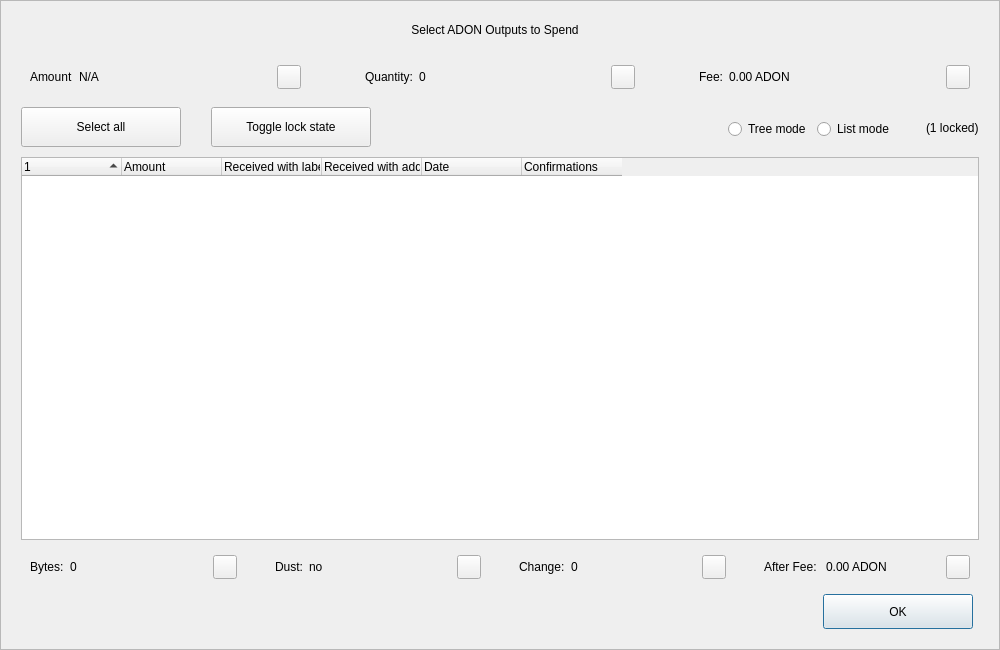
<?xml version="1.0" encoding="UTF-8"?>
<ui version="4.0">
 <class>CoinControlDialog</class>
 <widget class="QDialog" name="CoinControlDialog">
  <property name="geometry">
   <rect>
    <x>0</x>
    <y>0</y>
    <width>1000</width>
    <height>650</height>
   </rect>
  </property>
  <property name="minimumSize">
   <size>
    <width>950</width>
    <height>650</height>
   </size>
  </property>
  <property name="windowTitle">
   <string>Coin Selection</string>
  </property>
  <property name="styleSheet">
   <string notr="true"/>
  </property>
  <layout class="QVBoxLayout" name="verticalLayout">
   <property name="spacing">
    <number>0</number>
   </property>
   <property name="leftMargin">
    <number>0</number>
   </property>
   <property name="topMargin">
    <number>0</number>
   </property>
   <property name="rightMargin">
    <number>0</number>
   </property>
   <property name="bottomMargin">
    <number>0</number>
   </property>
   <item>
    <widget class="QFrame" name="frameContainer">
     <property name="toolTipDuration">
      <number>0</number>
     </property>
     <property name="frameShape">
      <enum>QFrame::StyledPanel</enum>
     </property>
     <property name="frameShadow">
      <enum>QFrame::Raised</enum>
     </property>
     <layout class="QVBoxLayout" name="verticalLayout_2">
      <property name="leftMargin">
       <number>0</number>
      </property>
      <property name="rightMargin">
       <number>0</number>
      </property>
      <property name="bottomMargin">
       <number>20</number>
      </property>
      <item>
       <layout class="QHBoxLayout" name="horizontalLayout_12">
        <property name="spacing">
         <number>0</number>
        </property>
        <property name="leftMargin">
         <number>20</number>
        </property>
        <property name="rightMargin">
         <number>30</number>
        </property>
        <item>
         <spacer name="horizontalSpacer_4">
          <property name="orientation">
           <enum>Qt::Horizontal</enum>
          </property>
          <property name="sizeHint" stdset="0">
           <size>
            <width>40</width>
            <height>20</height>
           </size>
          </property>
         </spacer>
        </item>
        <item>
         <widget class="QLabel" name="labelTitle">
          <property name="minimumSize">
           <size>
            <width>0</width>
            <height>40</height>
           </size>
          </property>
          <property name="maximumSize">
           <size>
            <width>16777215</width>
            <height>40</height>
           </size>
          </property>
          <property name="text">
           <string>Select ADON Outputs to Spend</string>
          </property>
          <property name="alignment">
           <set>Qt::AlignCenter</set>
          </property>
          <property name="margin">
           <number>7</number>
          </property>
         </widget>
        </item>
        <item>
         <spacer name="horizontalSpacer_5">
          <property name="orientation">
           <enum>Qt::Horizontal</enum>
          </property>
          <property name="sizeHint" stdset="0">
           <size>
            <width>40</width>
            <height>20</height>
           </size>
          </property>
         </spacer>
        </item>
       </layout>
      </item>
      <item>
       <layout class="QHBoxLayout" name="horizontalLayout_8">
        <property name="leftMargin">
         <number>20</number>
        </property>
        <property name="rightMargin">
         <number>20</number>
        </property>
        <item>
         <widget class="QWidget" name="layoutAmount" native="true">
          <layout class="QHBoxLayout" name="horizontalLayout_9" stretch="0,1,0">
           <item>
            <widget class="QLabel" name="labelCoinControlAmountText">
             <property name="text">
              <string>Amount</string>
             </property>
            </widget>
           </item>
           <item>
            <widget class="QLabel" name="labelCoinControlAmount">
             <property name="text">
              <string notr="true">N/A</string>
             </property>
            </widget>
           </item>
           <item alignment="Qt::AlignHCenter|Qt::AlignVCenter">
            <widget class="QPushButton" name="pushButtonAmount">
             <property name="minimumSize">
              <size>
               <width>0</width>
               <height>24</height>
              </size>
             </property>
             <property name="maximumSize">
              <size>
               <width>24</width>
               <height>26</height>
              </size>
             </property>
             <property name="focusPolicy">
              <enum>Qt::NoFocus</enum>
             </property>
             <property name="styleSheet">
              <string notr="true">padding-bottom:2px;
padding-right:4px;</string>
             </property>
             <property name="text">
              <string/>
             </property>
            </widget>
           </item>
          </layout>
         </widget>
        </item>
        <item>
         <spacer name="horizontalSpacer_2">
          <property name="orientation">
           <enum>Qt::Horizontal</enum>
          </property>
          <property name="sizeType">
           <enum>QSizePolicy::Fixed</enum>
          </property>
          <property name="sizeHint" stdset="0">
           <size>
            <width>40</width>
            <height>20</height>
           </size>
          </property>
         </spacer>
        </item>
        <item>
         <widget class="QWidget" name="layoutQuantity" native="true">
          <layout class="QHBoxLayout" name="horizontalLayout_10" stretch="0,1,0">
           <item>
            <widget class="QLabel" name="labelCoinControlQuantityText">
             <property name="text">
              <string>Quantity:</string>
             </property>
            </widget>
           </item>
           <item>
            <widget class="QLabel" name="labelCoinControlQuantity">
             <property name="text">
              <string notr="true">0</string>
             </property>
            </widget>
           </item>
           <item alignment="Qt::AlignHCenter|Qt::AlignVCenter">
            <widget class="QPushButton" name="pushButtonQuantity">
             <property name="minimumSize">
              <size>
               <width>0</width>
               <height>24</height>
              </size>
             </property>
             <property name="maximumSize">
              <size>
               <width>24</width>
               <height>26</height>
              </size>
             </property>
             <property name="focusPolicy">
              <enum>Qt::NoFocus</enum>
             </property>
             <property name="styleSheet">
              <string notr="true">padding-bottom:2px;
               padding-right:4px;</string>
             </property>
             <property name="text">
              <string/>
             </property>
            </widget>
           </item>
          </layout>
         </widget>
        </item>
        <item>
         <spacer name="horizontalSpacer_22">
          <property name="orientation">
           <enum>Qt::Horizontal</enum>
          </property>
          <property name="sizeType">
           <enum>QSizePolicy::Fixed</enum>
          </property>
          <property name="sizeHint" stdset="0">
           <size>
            <width>40</width>
            <height>20</height>
           </size>
          </property>
         </spacer>
        </item>
        <item>
         <widget class="QWidget" name="layoutFee" native="true">
          <layout class="QHBoxLayout" name="horizontalLayout_11" stretch="0,1,0">
           <item>
            <widget class="QLabel" name="labelCoinControlFeeText">
             <property name="text">
              <string>Fee:</string>
             </property>
            </widget>
           </item>
           <item>
            <widget class="QLabel" name="labelCoinControlFee">
             <property name="text">
              <string>0.00 ADON</string>
             </property>
            </widget>
           </item>
           <item alignment="Qt::AlignHCenter|Qt::AlignVCenter">
            <widget class="QPushButton" name="pushButtonFee">
             <property name="minimumSize">
              <size>
               <width>0</width>
               <height>24</height>
              </size>
             </property>
             <property name="maximumSize">
              <size>
               <width>24</width>
               <height>26</height>
              </size>
             </property>
             <property name="focusPolicy">
              <enum>Qt::NoFocus</enum>
             </property>
             <property name="styleSheet">
              <string notr="true">padding-bottom:2px;
               padding-right:4px;</string>
             </property>
             <property name="text">
              <string/>
             </property>
            </widget>
           </item>
          </layout>
         </widget>
        </item>
       </layout>
      </item>
      <item>
       <widget class="QFrame" name="frame">
        <property name="minimumSize">
         <size>
          <width>0</width>
          <height>40</height>
         </size>
        </property>
        <property name="styleSheet">
         <string notr="true">#frame {
	border:0;
}</string>
        </property>
        <property name="frameShape">
         <enum>QFrame::StyledPanel</enum>
        </property>
        <property name="frameShadow">
         <enum>QFrame::Sunken</enum>
        </property>
        <layout class="QHBoxLayout" name="horizontalLayout">
         <property name="spacing">
          <number>0</number>
         </property>
         <property name="leftMargin">
          <number>20</number>
         </property>
         <property name="topMargin">
          <number>0</number>
         </property>
         <property name="rightMargin">
          <number>20</number>
         </property>
         <property name="bottomMargin">
          <number>0</number>
         </property>
         <item>
          <layout class="QHBoxLayout" name="horizontalLayoutPanel" stretch="0,0,0,0,0,0">
           <property name="spacing">
            <number>20</number>
           </property>
           <item>
            <widget class="QPushButton" name="pushButtonSelectAll">
             <property name="sizePolicy">
              <sizepolicy hsizetype="Maximum" vsizetype="Fixed">
               <horstretch>0</horstretch>
               <verstretch>0</verstretch>
              </sizepolicy>
             </property>
             <property name="minimumSize">
              <size>
               <width>160</width>
               <height>40</height>
              </size>
             </property>
             <property name="maximumSize">
              <size>
               <width>16777215</width>
               <height>40</height>
              </size>
             </property>
             <property name="text">
              <string>Select all</string>
             </property>
             <property name="checkable">
              <bool>true</bool>
             </property>
             <property name="checked">
              <bool>false</bool>
             </property>
             <property name="autoExclusive">
              <bool>false</bool>
             </property>
             <property name="autoDefault">
              <bool>false</bool>
             </property>
            </widget>
           </item>
           <item>
            <spacer name="horizontalSpacer_6">
             <property name="orientation">
              <enum>Qt::Horizontal</enum>
             </property>
             <property name="sizeType">
              <enum>QSizePolicy::Fixed</enum>
             </property>
             <property name="sizeHint" stdset="0">
              <size>
               <width>10</width>
               <height>20</height>
              </size>
             </property>
            </spacer>
           </item>
           <item>
            <widget class="QPushButton" name="pushButtonToggleLock">
             <property name="sizePolicy">
              <sizepolicy hsizetype="Maximum" vsizetype="Fixed">
               <horstretch>0</horstretch>
               <verstretch>0</verstretch>
              </sizepolicy>
             </property>
             <property name="minimumSize">
              <size>
               <width>160</width>
               <height>40</height>
              </size>
             </property>
             <property name="maximumSize">
              <size>
               <width>16777215</width>
               <height>40</height>
              </size>
             </property>
             <property name="text">
              <string>Toggle lock state</string>
             </property>
             <property name="checkable">
              <bool>true</bool>
             </property>
             <property name="autoExclusive">
              <bool>false</bool>
             </property>
             <property name="autoDefault">
              <bool>false</bool>
             </property>
            </widget>
           </item>
           <item>
            <spacer name="horizontalSpacer_7">
             <property name="orientation">
              <enum>Qt::Horizontal</enum>
             </property>
             <property name="sizeType">
              <enum>QSizePolicy::Expanding</enum>
             </property>
             <property name="sizeHint" stdset="0">
              <size>
               <width>30</width>
               <height>20</height>
              </size>
             </property>
            </spacer>
           </item>
           <item alignment="Qt::AlignRight">
            <widget class="QGroupBox" name="groupBox_2">
             <property name="styleSheet">
              <string notr="true">#groupBox_2 {
    background-color:transparent;
    border-radius:0;
}</string>
             </property>
             <property name="title">
              <string/>
             </property>
             <layout class="QHBoxLayout" name="horizontalLayout_14">
              <item>
               <widget class="QRadioButton" name="radioTreeMode">
                <property name="sizePolicy">
                 <sizepolicy hsizetype="Maximum" vsizetype="Fixed">
                  <horstretch>0</horstretch>
                  <verstretch>0</verstretch>
                 </sizepolicy>
                </property>
                <property name="text">
                 <string>Tree mode</string>
                </property>
               </widget>
              </item>
              <item>
               <widget class="QRadioButton" name="radioListMode">
                <property name="sizePolicy">
                 <sizepolicy hsizetype="Maximum" vsizetype="Fixed">
                  <horstretch>0</horstretch>
                  <verstretch>0</verstretch>
                 </sizepolicy>
                </property>
                <property name="text">
                 <string>List mode</string>
                </property>
                <property name="checked">
                 <bool>false</bool>
                </property>
               </widget>
              </item>
             </layout>
            </widget>
           </item>
           <item>
            <widget class="QLabel" name="labelLocked">
             <property name="text">
              <string>(1 locked)</string>
             </property>
            </widget>
           </item>
          </layout>
         </item>
        </layout>
       </widget>
      </item>
      <item>
       <layout class="QHBoxLayout" name="horizontalLayout_13">
        <property name="leftMargin">
         <number>20</number>
        </property>
        <property name="rightMargin">
         <number>20</number>
        </property>
        <item>
         <widget class="CoinControlTreeWidget" name="treeWidget">
          <property name="contextMenuPolicy">
           <enum>Qt::CustomContextMenu</enum>
          </property>
          <property name="styleSheet">
           <string notr="true"/>
          </property>
          <property name="sortingEnabled">
           <bool>false</bool>
          </property>
          <property name="columnCount">
           <number>6</number>
          </property>
          <attribute name="headerShowSortIndicator" stdset="0">
           <bool>true</bool>
          </attribute>
          <attribute name="headerStretchLastSection">
           <bool>false</bool>
          </attribute>
          <column>
           <property name="text">
            <string/>
           </property>
          </column>
          <column>
           <property name="text">
            <string>Amount</string>
           </property>
          </column>
          <column>
           <property name="text">
            <string>Received with label</string>
           </property>
          </column>
          <column>
           <property name="text">
            <string>Received with address</string>
           </property>
          </column>
          <column>
           <property name="text">
            <string>Date</string>
           </property>
          </column>
          <column>
           <property name="text">
            <string>Confirmations</string>
           </property>
           <property name="toolTip">
            <string>Confirmed</string>
           </property>
          </column>
         </widget>
        </item>
       </layout>
      </item>
      <item>
       <layout class="QHBoxLayout" name="horizontalLayout_3">
        <property name="spacing">
         <number>20</number>
        </property>
        <property name="leftMargin">
         <number>20</number>
        </property>
        <property name="rightMargin">
         <number>20</number>
        </property>
        <item>
         <widget class="QWidget" name="layoutBytes" native="true">
          <layout class="QHBoxLayout" name="horizontalLayout_4" stretch="0,1,0">
           <item>
            <widget class="QLabel" name="labelCoinControlBytesText">
             <property name="text">
              <string>Bytes:</string>
             </property>
            </widget>
           </item>
           <item>
            <widget class="QLabel" name="labelCoinControlBytes">
             <property name="text">
              <string notr="true">0</string>
             </property>
            </widget>
           </item>
           <item alignment="Qt::AlignHCenter|Qt::AlignVCenter">
            <widget class="QPushButton" name="pushButtonBytes">
             <property name="minimumSize">
              <size>
               <width>0</width>
               <height>24</height>
              </size>
             </property>
             <property name="maximumSize">
              <size>
               <width>24</width>
               <height>26</height>
              </size>
             </property>
             <property name="focusPolicy">
              <enum>Qt::NoFocus</enum>
             </property>
             <property name="styleSheet">
              <string notr="true">padding-bottom:2px;
               padding-right:4px;</string>
             </property>
             <property name="text">
              <string/>
             </property>
            </widget>
           </item>
          </layout>
         </widget>
        </item>
        <item>
         <widget class="QWidget" name="layoutDust" native="true">
          <layout class="QHBoxLayout" name="horizontalLayout_5" stretch="0,1,0">
           <item>
            <widget class="QLabel" name="labelCoinControlLowOutputText">
             <property name="text">
              <string>Dust:</string>
             </property>
            </widget>
           </item>
           <item>
            <widget class="QLabel" name="labelCoinControlLowOutput">
             <property name="text">
              <string>no</string>
             </property>
            </widget>
           </item>
           <item alignment="Qt::AlignHCenter|Qt::AlignVCenter">
            <widget class="QPushButton" name="pushButtonDust">
             <property name="minimumSize">
              <size>
               <width>0</width>
               <height>24</height>
              </size>
             </property>
             <property name="maximumSize">
              <size>
               <width>24</width>
               <height>26</height>
              </size>
             </property>
             <property name="focusPolicy">
              <enum>Qt::NoFocus</enum>
             </property>
             <property name="styleSheet">
              <string notr="true">padding-bottom:2px;
               padding-right:4px;</string>
             </property>
             <property name="text">
              <string/>
             </property>
            </widget>
           </item>
          </layout>
         </widget>
        </item>
        <item>
         <widget class="QWidget" name="layoutChange" native="true">
          <layout class="QHBoxLayout" name="horizontalLayout_6" stretch="0,1,0">
           <item>
            <widget class="QLabel" name="labelCoinControlChangeText">
             <property name="text">
              <string>Change:</string>
             </property>
            </widget>
           </item>
           <item>
            <widget class="QLabel" name="labelCoinControlChange">
             <property name="text">
              <string notr="true">0</string>
             </property>
            </widget>
           </item>
           <item alignment="Qt::AlignHCenter|Qt::AlignVCenter">
            <widget class="QPushButton" name="pushButtonChange">
             <property name="minimumSize">
              <size>
               <width>0</width>
               <height>24</height>
              </size>
             </property>
             <property name="maximumSize">
              <size>
               <width>24</width>
               <height>26</height>
              </size>
             </property>
             <property name="focusPolicy">
              <enum>Qt::NoFocus</enum>
             </property>
             <property name="styleSheet">
              <string notr="true">padding-bottom:2px;
               padding-right:4px;</string>
             </property>
             <property name="text">
              <string/>
             </property>
            </widget>
           </item>
          </layout>
         </widget>
        </item>
        <item>
         <widget class="QWidget" name="layoutAfter" native="true">
          <layout class="QHBoxLayout" name="horizontalLayout_7" stretch="0,1,0">
           <item>
            <widget class="QLabel" name="labelCoinControlAfterFeeText">
             <property name="text">
              <string>After Fee: </string>
             </property>
            </widget>
           </item>
           <item>
            <widget class="QLabel" name="labelCoinControlAfterFee">
             <property name="text">
              <string>0.00 ADON</string>
             </property>
            </widget>
           </item>
           <item alignment="Qt::AlignHCenter|Qt::AlignVCenter">
            <widget class="QPushButton" name="pushButtonAlterFee">
             <property name="minimumSize">
              <size>
               <width>0</width>
               <height>24</height>
              </size>
             </property>
             <property name="maximumSize">
              <size>
               <width>24</width>
               <height>26</height>
              </size>
             </property>
             <property name="focusPolicy">
              <enum>Qt::NoFocus</enum>
             </property>
             <property name="styleSheet">
              <string notr="true">padding-bottom:2px;
               padding-right:4px;</string>
             </property>
             <property name="text">
              <string/>
             </property>
            </widget>
           </item>
          </layout>
         </widget>
        </item>
       </layout>
      </item>
      <item>
       <layout class="QHBoxLayout" name="horizontalLayout_2">
        <property name="spacing">
         <number>0</number>
        </property>
        <property name="leftMargin">
         <number>20</number>
        </property>
        <property name="rightMargin">
         <number>26</number>
        </property>
        <item>
         <spacer name="horizontalSpacer_3">
          <property name="orientation">
           <enum>Qt::Horizontal</enum>
          </property>
          <property name="sizeHint" stdset="0">
           <size>
            <width>558</width>
            <height>20</height>
           </size>
          </property>
         </spacer>
        </item>
        <item>
         <widget class="QPushButton" name="pushButtonOk">
          <property name="minimumSize">
           <size>
            <width>150</width>
            <height>35</height>
           </size>
          </property>
          <property name="text">
           <string>OK</string>
          </property>
         </widget>
        </item>
       </layout>
      </item>
     </layout>
    </widget>
   </item>
  </layout>
 </widget>
 <customwidgets>
  <customwidget>
   <class>CoinControlTreeWidget</class>
   <extends>QTreeWidget</extends>
   <header>coincontroltreewidget.h</header>
  </customwidget>
 </customwidgets>
 <resources/>
 <connections/>
</ui>
